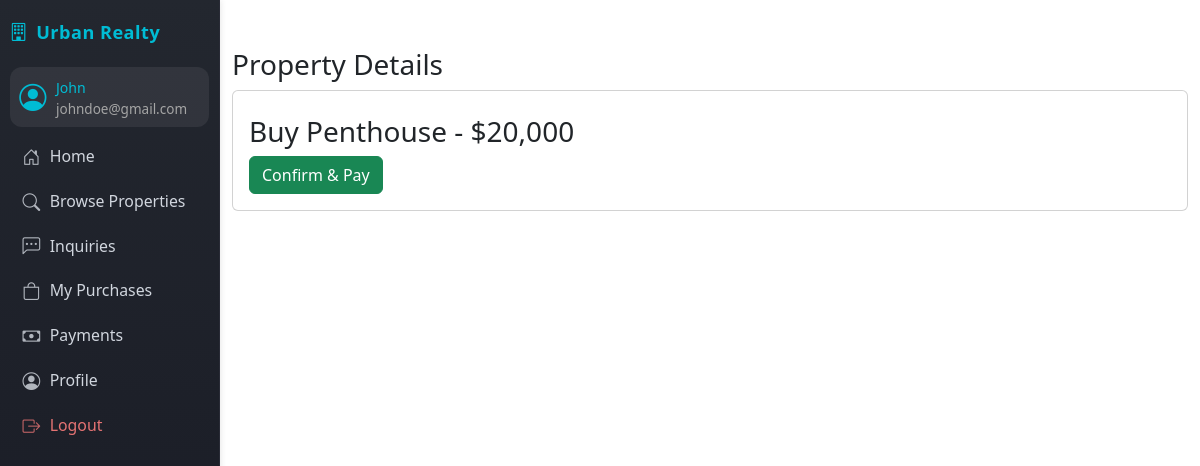
The page /sales/buy_property.php?id=2 (signed in) on the database its author committed.
### tables this page shows
CREATE TABLE `users` (
  `id` int(11) NOT NULL AUTO_INCREMENT,
  `username` varchar(100) DEFAULT NULL,
  `password` varchar(255) DEFAULT NULL,
  `email` varchar(100) DEFAULT NULL,
  `role` enum('admin','agent','client') DEFAULT NULL,
  `created_at` datetime DEFAULT current_timestamp(),
  PRIMARY KEY (`id`),
  UNIQUE KEY `username` (`username`),
  UNIQUE KEY `email` (`email`)
);

CREATE TABLE `properties` (
  `id` int(11) NOT NULL AUTO_INCREMENT,
  `agent_id` int(11) DEFAULT NULL,
  `title` varchar(255) DEFAULT NULL,
  `description` text DEFAULT NULL,
  `price` decimal(12,2) DEFAULT NULL,
  `location` varchar(100) DEFAULT NULL,
  `type` enum('apartment','house','land','commercial') DEFAULT NULL,
  `image` varchar(255) DEFAULT NULL,
  `status` enum('available','sold') DEFAULT 'available',
  `created_at` datetime DEFAULT current_timestamp(),
  PRIMARY KEY (`id`),
  KEY `agent_id` (`agent_id`),
  CONSTRAINT `properties_ibfk_1` FOREIGN KEY (`agent_id`) REFERENCES `users` (`id`)
);

### sales/buy_property.php (the view, shortened to what this page needs)
<?php require_once('../includes/auth.php'); require_once('../includes/db.php');
$property_id = intval($_GET['id']);
$property = $conn->query("SELECT * FROM properties WHERE id=$property_id AND status='available'")->fetch_assoc();
?>
<!DOCTYPE html>
<html><head><title>Buy Property</title><link rel="stylesheet" href="../assets/css/bootstrap.min.css"></head>
<body>
    <?php include('../includes/sidebar.php'); ?>
    <div class="container mt-5">
        <h3>Property Details</h3>
        <div class="card mb-3">
            <div class="card-body">
                <h5 class="card-title
<div class="container mt-5">
    <h3>Buy <?=$property['title']?> - $<?=number_format($property['price'])?></h3>
    <form method="post">
        <button class="btn btn-success">Confirm & Pay</button>
    </form>
</div></body></html>

### includes/sidebar.php (shortened to what this page needs)
<?php
$role = $_SESSION['role'];
$user_id = $_SESSION['user_id'] ?? null;
$user_name = '';
$user_email = '';
if ($user_id) {
    $user_res = $conn->query("SELECT username,email FROM users WHERE id=$user_id");
    if ($user_res && $user_res->num_rows) {
        $u = $user_res->fetch_assoc();
        $user_name = htmlspecialchars($u['username']);
        $user_email = htmlspecialchars($u['email']);
    }
}
?>
<head>
    <link rel="stylesheet" href="https://cdn.jsdelivr.net/npm/bootstrap-icons@1.11.3/font/bootstrap-icons.min.css">
</head>
<nav class="sidebar">
    <div class="sidebar-brand">
        <i class="bi bi-building"></i> Urban Realty
    </div>
    <div class="user-mini-profile mb-2">
        <i class="bi bi-person-circle"></i>
        <div class="user-details">
            <span><?= $user_name ?: ucfirst($role) ?></span>
            <small style="color:#a5a5a5;font-size:0.95em;"><?= $user_email ?></small>
        </div>
    </div>
    <ul class="nav flex-column">
        <?php if($role=='admin'): ?>
            <li><a href="../dashboards/admin_dashboard.php" class="nav-link <?=strpos($_SERVER['PHP_SELF'],'admin_analytics.php')!==false?'active':''?>"><i class="bi bi-speedometer2"></i> Dashboard</a></li>
            <li><a href="../users/manage_users.php" class="nav-link <?=strpos($_SERVER['PHP_SELF'],'manage_users.php')!==false?'active':''?>"><i class="bi bi-people"></i> Users</a></li>
            <li><a href="../properties/manage_properties.php" class="nav-link <?=strpos($_SERVER['PHP_SELF'],'manage_properties.php')!==false?'active':''?>"><i class="bi bi-house-gear"></i> Properties</a></li>
            <li><a href="../sales/view_sales.php" class="nav-link <?=strpos($_SERVER['PHP_SELF'],'view_sales.php')!==false?'active':''?>"><i class="bi bi-bag-check"></i> Sales</a></li>
            <li><a href="../payments/view_payments.php" class="nav-link <?=strpos($_SERVER['PHP_SELF'],'view_payments.php')!==false?'active':''?>"><i class="bi bi-cash-stack"></i> Payments</a></li>
        <?php else: ?>
            <li><a href="../dashboards/client_dashboard.php" class="nav-link <?=strpos($_SERVER['PHP_SELF'],'client_dashboard.php')!==false?'active':''?>"><i class="bi bi-house-door"></i> Home</a></li>
            <li><a href="../properties/browse.php" class="nav-link <?=strpos($_SERVER['PHP_SELF'],'browse.php')!==false?'active':''?>"><i class="bi bi-search"></i> Browse Properties</a></li>
            <li><a href="../inquiries/my_inquiries.php" class="nav-link <?=strpos($_SERVER['PHP_SELF'],'my_inquiries.php')!==false?'active':''?>"><i class="bi bi-chat-left-dots"></i> Inquiries</a></li>
            <li><a href="../sales/view_sales.php" class="nav-link <?=strpos($_SERVER['PHP_SELF'],'view_sales.php')!==false?'active':''?>"><i class="bi bi-bag"></i> My Purchases</a></li>
            <li><a href="../payments/view_payments.php" class="nav-link <?=strpos($_SERVER['PHP_SELF'],'view_payments.php')!==false?'active':''?>"><i class="bi bi-cash"></i> Payments</a></li>
            <li><a href="../users/profile.php" class="nav-link <?=strpos($_SERVER['PHP_SELF'],'profile.php')!==false?'active':''?>"><i class="bi bi-person-circle"></i> Profile</a></li>
        <?php endif; ?>
        <li><a href="../auth/logout.php" class="nav-link text-danger"><i class="bi bi-box-arrow-right"></i> Logout</a></li>
    </ul>
</nav>

### includes/sidebar.php (style rules this page uses)
.sidebar { position: fixed; top: 0; left: 0; height: 100vh; width: 220px; background: linear-gradient(180deg,#23272f 0,#171923 100%); color: #fff; padding: 1.2rem 0.6rem 1rem 0.6rem; z-index: 1000; border-right: 1px solid #292b36; box-shadow: 1px 0 6px rgba(0,0,0,0.09); display: flex; flex-direction: column; font-size: 0.96rem; overflow-y: auto; min-height: 0; max-height: 100vh; }
.sidebar-brand { font-size: 1.13rem; font-weight: 600; letter-spacing: .5px; margin-bottom: 1.3rem; color: #00bcd4; display: flex; align-items:center; gap: 0.5rem; }
.sidebar .user-mini-profile { background: rgba(255,255,255,0.07); border-radius: .75rem; padding: .6rem .6rem .5rem .6rem; margin-bottom: 1.5rem; font-size: .89rem; display: flex; align-items: center; gap: 0.6rem; }
.sidebar .user-mini-profile .bi-person-circle { font-size: 1.7rem; color: #00bcd4; }
.sidebar .user-mini-profile .user-details span { display: block; color: #00bcd4; font-weight: 500; margin-bottom: 0; font-size: 0.99em; }
.sidebar .nav { flex: 1 1 auto; margin-bottom: 1.4rem; }
.sidebar .nav-link { color: #d1d6de; margin-bottom: .10rem; padding: .52rem 0.8rem; font-size: 0.99rem; border-radius: .6rem; display: flex; align-items: center; gap: .60rem; transition: background .14s, color .13s; font-weight: 500; }
.sidebar .nav-link .bi { font-size: 1.12em; opacity: 0.82; }
.sidebar .nav-link.text-danger { color: #e57373 !important; }
body { margin-left: 220px !important; }

### rows shown on the page
users: username "John", email "johndoe@gmail.com"
properties: title "Penthouse", price "20,000"
